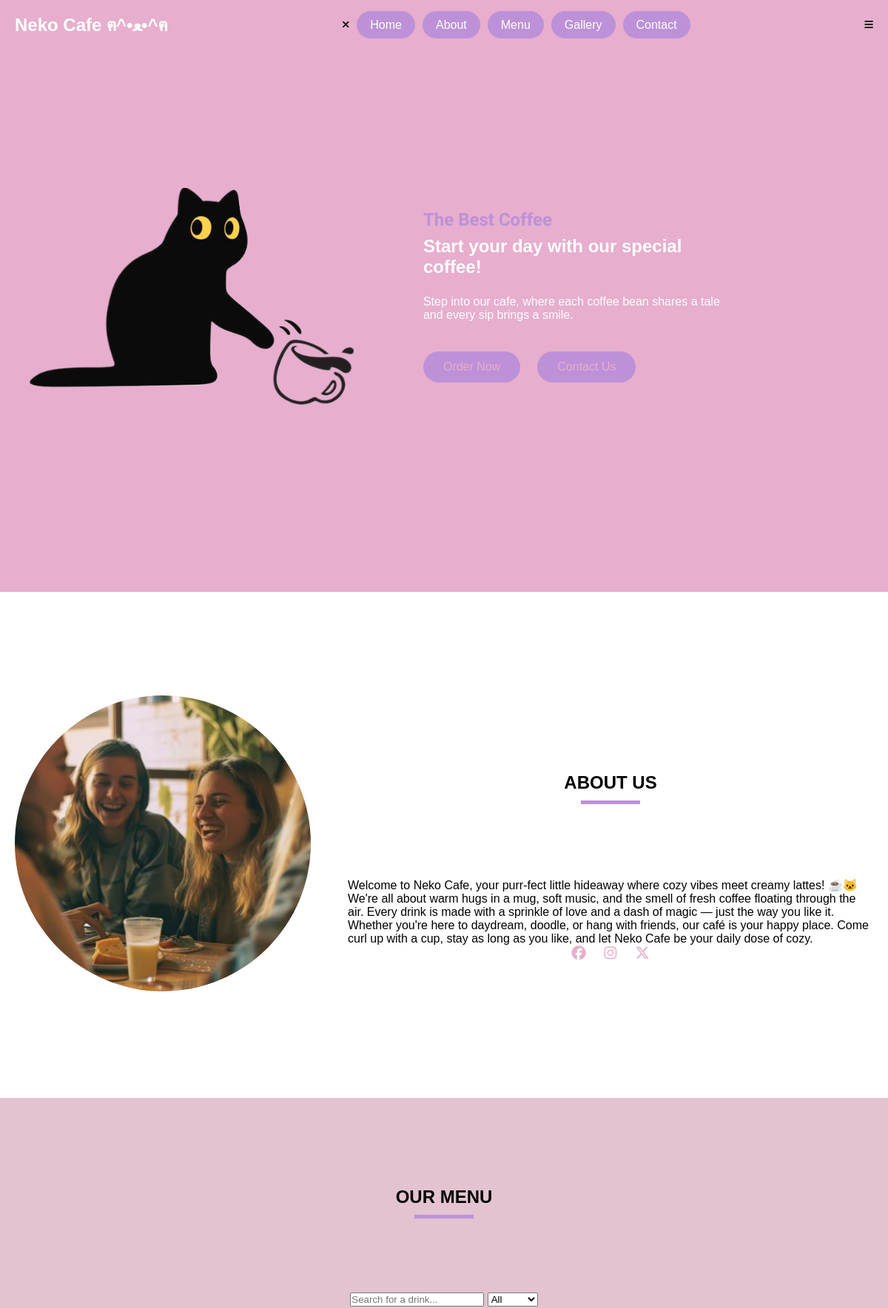
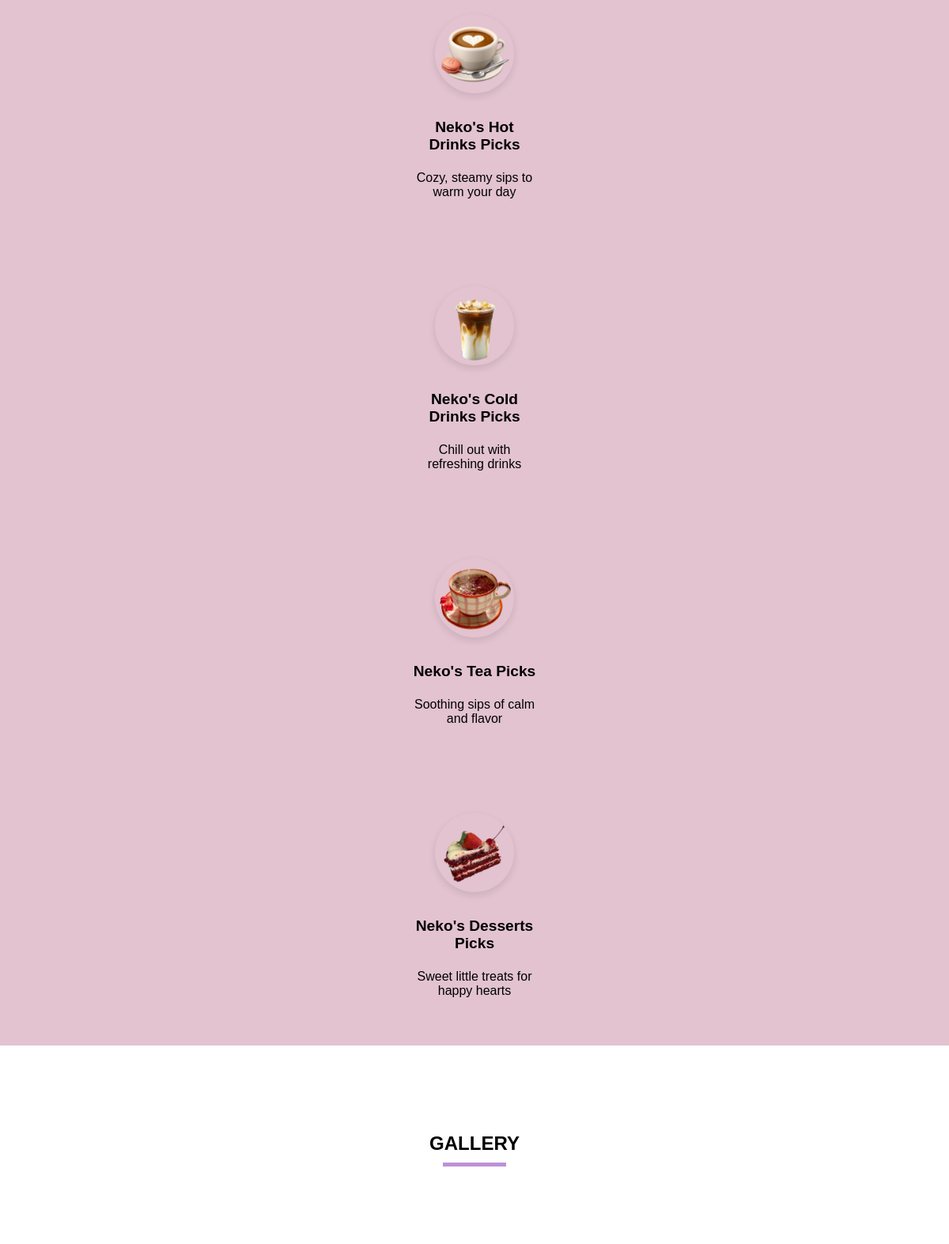
The page / (upper part) on the database its author committed (2 pictures, top to bottom).
### models.py (models this page shows, shortened)
@dataclass
class ProductTypes(db.Model):
    __tablename__ = 'product_types'
    id = db.Column(db.Integer, primary_key=True, autoincrement=True)
    category = db.Column(db.String(255))
    description = db.Column(db.Text)

### app.py (the view)
@app.route('/')
def index():
    menu_items_py = MenuItem.query.all()  # Fetch all menu items
    print(menu_items_py)  # Debugging line to check the fetched items
    product_types = ProductTypes.query.all()  # Fetch all product types
    return render_template('index.html', menu_items = menu_items_py, product_types=product_types)

### templates/index.html (shortened to what this page needs)
{% extends 'base.html' %}
{% block content %}
    <section class="hero-section">
        <div class="section-content">
            <div class="hero-image-wrapper">
                <img src="{{ url_for('static', filename='images/1.png') }}" alt="Hero" class="hero-image">
            </div>
            <div class="hero-details">
                <h2 class="title">The Best Coffee</h2>
                <h3 class="subtitle">Start your day with our special coffee!</h3>
                <p class="description">Step into our cafe, where each coffee bean shares a tale and every sip brings a smile.</p>
                <div class="buttons">
                    <a href="#" class="button order-now">Order Now</a>
                    <a href="#" class="button order-now">Contact Us</a>
                </div>
            </div>
        </div>
    </section>
    <section class="about-section" id="about">
        <div class="section-content">
            <div class="about-image-wrapper">
                <img src="{{ url_for('static', filename='images/2.jpeg') }}" alt="About" class="about-image">
            </div>
            <div class="about-details">
                <h2 class="section-title">About Us</h2>
                <p class="text">Welcome to Neko Cafe, your purr-fect little hideaway where
                cozy vibes meet creamy lattes! ☕🐱 We're all about warm hugs in a mug,
                soft music, and the smell of fresh coffee floating through the air. Every
                drink is made with a sprinkle of love and a dash of magic — just the way you like it.
                Whether you're here to daydream, doodle, or hang with friends, our café is your happy place.
                Come curl up with a cup, stay as long as you like, and let Neko Cafe be your daily dose of cozy.
                </p>
                <div class="social-link-list">
                    <a href="#" class="social-link"><i class="fa-brands fa-facebook"></i></a>
                    <a href="#" class="social-link"><i class="fa-brands fa-instagram"></i></a>
                    <a href="#" class="social-link"><i class="fa-brands fa-x-twitter"></i></a>
                </div>
            </div>
        </div>
    </section>
    <section class="menu-section" id="menu">
    <h2 class="section-title">Our Menu</h2>
    <div class="menu-controls">
        <input type="text" id="searchInput" placeholder="Search for a drink..." onkeyup="filterMenu()">
        <select id="categoryFilter" onchange="filterMenu()">
            <option value="all">All</option>
        </select>
    </div>
    <div class="menu-list">
        {% for category in product_types %}
        <div class="menu-category">
            <div class="menu-item toggle-title" onclick="toggleMenu('{{ category.id }}-list')">
                <img src="{{ url_for('static', filename='images/categories/' + category.id|string + '.png') }}" alt="{{ category.category }}" class="menu-image">
                <h3 class="name">Neko's {{ category.category }} Picks</h3>
                <p class="text">{{ category.description }}</p>
            </div>
        </div>
        {% endfor %}
    </div>
</section>
    <section class="gallery-section" id="gallery">
        <h2 class="section-title">Gallery</h2>
    </section>
{% endblock %}

### templates/base.html (shortened to what this page needs)
<!DOCTYPE html>
    <link rel="stylesheet" href="{{ url_for('static', filename='styles/defaults.css') }}">
    <link rel="stylesheet" href="https://cdnjs.cloudflare.com/ajax/libs/font-awesome/6.7.2/css/all.min.css">
    {% block header %}
    <header>
        <nav class="navbar section-content">
            <a href="#" class="nav-logo">
                <h2 class="logo-text">Neko Cafe ฅ^•ﻌ•^ฅ</h2>
            </a>
            <ul class="nav-menu">
                <button id="menu-close-button" class="fas fa-times"></button>
                <li class="nav-item">
                    <a href="#" class="nav-link">Home</a>
                </li>
                <li class="nav-item">
                    <a href="#about" class="nav-link">About</a>
                </li>
                <li class="nav-item">
                    <a href="#menu" class="nav-link">Menu</a>
                </li>
                <li class="nav-item">
                    <a href="#gallery" class="nav-link">Gallery</a>
                </li>
                <li class="nav-item">
                    <a href="#contact" class="nav-link">Contact</a>
                </li>
            </ul>
            <button id="menu-open-button" class="fas fa-bars"></button>
        </nav>
    </header>
    {% endblock %}
    {% block content %}{% endblock %}

### static/styles/defaults.css (style rules this page uses)
* { margin: 0; padding: 0; box-sizing: border-box; font-family: "Poppins", sans-serif; }
ul { list-style: none; }
a { text-decoration:none; color:#fff3f3; }
button { cursor: pointer; border: none; background: none; }
img { width: 100%; }
.section-content { margin: 0 auto; padding: 0 20px; max-width: 40cm; }
.section-content { margin: 0 auto; max-width: max-width; padding: 20px; }
.section-title { text-align: center; padding: 60px 0 100px; text-transform: uppercase; font-size: x-large; }
.section-title::after { content: ""; width: 80px; height: 5px; display: block; margin: 10px auto 0; border-radius: 0cm; background: #bd91d8; }
header { position: fixed; width: 100%; z-index: 5; background: #e7aecd; }
header .navbar { display: flex; padding: 20px; align-items: center; justify-content: space-between; }
.navbar .nav-logo .logo-text { color:#ffffff; font-size:x-large; font-weight: semibold; text-decoration:none; }
.navbar .nav-menu { display: flex; gap: 10px; }
.navbar .nav-menu .nav-link { padding: 10px 18px; color: #ffffff; font-size: medium; background:#bd91d8; border-radius: 30cqmax; transition: 0.3s ease; }
.navbar :where(#menu-close-button, #menu-open-button) { display: none; }
.hero-section { min-height: 100vh; background: #e7aecd; }
.hero-section .section-content { display: flex; align-items: center; min-height: 100vh; color: #ffffff; justify-content:space-between; }
.hero-section .hero-details .title { font-size: x-large; color:#bd91d8; font-family: "Miniver", sans-serif; }
.hero-section .hero-details .subtitle { margin-top: 8px; max-width: 70%; font-size: x-large; font-weight: semibold; }
.hero-section .hero-details .description { max-width: 70%; margin: 24px 0 40px; font-size: medium; }
.hero-section .hero-details .buttons { display: flex; gap: 23px; }
.hero-section .hero-details .button { padding: 10px 25px; border: 2px solid transparent; color:#e7aecd; border-radius: 30cm; background: #bd91d8; font-weight: medium; text-decoration: none; transition: 0.3s ease; }
.hero-section .hero-image-wrapper { max-width: 500px; margin-right: 30px; }
.about-section { padding:120px 0; background: #ffffff; }
.about-section .section-content { display:flex; gap: 50px; align-items: center; justify-content: space-between; }
.about-section .about-image-wrapper .about-image { width: 400px; height: 400px; object-fit: cover; border-radius: 50%; }
.about-section .social-link-list { display: flex; gap: 25px; justify-content: center; }
.about-section .social-link-list .social-link { color:#e7aecd; font-size: larger; transition: 0.2s ease; }
.menu-section { padding: 60px 20px; background:#e2c3cf; text-align: center; }
.menu-section .menu-list { display: flex; flex-wrap: wrap; gap: 110px; align-items: center; justify-content: center; }
.menu-section .menu-list .menu-item { width: 160px; display: flex; flex-direction: column; align-items: center; gap: 10px; }
.menu-image { width: 100px; height: 100px; border-radius: 50%; box-shadow: 0 4px 10px rgba(0, 0, 0, 0.1); margin-bottom: 15px; object-fit: contain; }
.menu-section .menu-list .menu-item .name { margin: 12px 0; font-size: larger; font-weight: semibold; }
.menu-section .menu-list .menu-item .text { font-size: medium; }
.menu-section { padding: 60px 20px; background: #e2c3cf; text-align: center; }
.menu-controls { margin-bottom: 20px; }
.menu-list { display: flex; flex-direction: column; gap: 40px; align-items: center; }
.menu-item { display: flex; flex-direction: column; align-items: center; width: 160px; text-align: center; }
.menu-image { width: 100px; height: 100px; object-fit: contain; border-radius: 50%; box-shadow: 0 4px 10px rgba(0, 0, 0, 0.1); margin-bottom: 10px; }
.toggle-title { cursor: pointer; }
.gallery-section { padding: 50px 0 100px; }

### rows shown on the page
ProductTypes: shows a picture, category "Hot Drinks", description "Cozy, steamy sips to warm your day"
ProductTypes: shows a picture, category "Cold Drinks", description "Chill out with refreshing drinks"
ProductTypes: shows a picture, category "Tea", description "Soothing sips of calm and flavor"
ProductTypes: shows a picture, category "Desserts", description "Sweet little treats for happy hearts"
